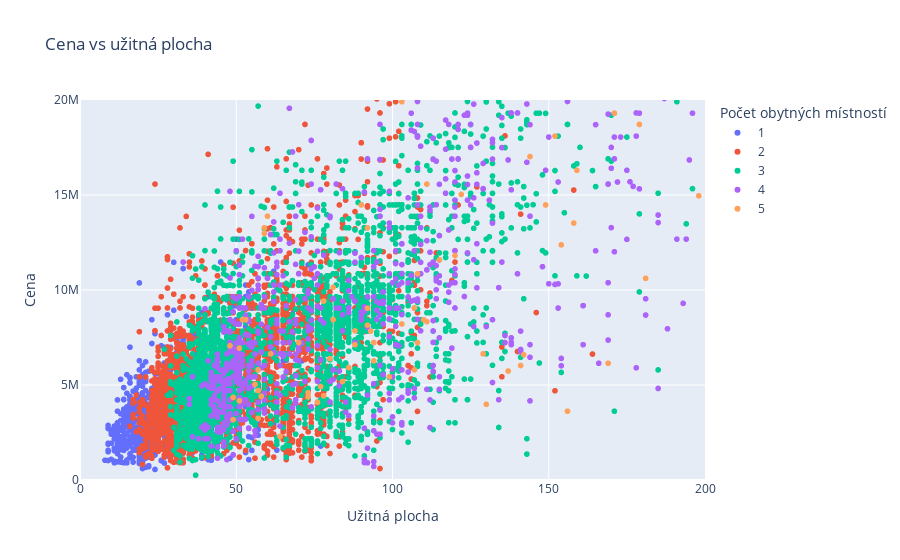

Notebook source saved alongside this figure:
### Markdown cell above
Pojďme si přidat sloupec počet místností a kouknout se, jak roste cena v závislosti na metráži

### Code cell
scatterdata = df.copy()
scatterdata["Dispozice"] = scatterdata["Dispozice"].astype(str)
scatterdata = scatterdata[scatterdata["Dispozice"] != "nan"]
scatterdata["Počet obytných místností"] = [value[0] for value in scatterdata["Dispozice"]]

fig = px.scatter(
    scatterdata,
    x="Užitná plocha",
    y="Cena",
    color="Počet obytných místností",
    # facet_row="Počet místností",
    title="Cena vs užitná plocha",
    range_x = [0, 200],
    range_y = [0, 20000000],
    # trendline="ols",
    category_orders = {"Počet obytných místností": ["1", "2", "3", "4", "5"]}
)
fig.show()
fig.write_image("./images/cena_vs_uzitna_plocha_scatter.png")

### Figure 1 — Plotly figure (JSON) as saved in the notebook; plotly's stock layout.template omitted (floating-point values rounded to 4 significant figures; data arrays with more than 128 entries replaced by an {"elided": "..."} marker saying what was removed)
{"data": [{"hovertemplate": "Počet obytných místností=1<br>Užitná plocha=%{x}<br>Cena=%{y}<extra></extra>", "legendgroup": "1", "marker": {"color": "#636efa", "symbol": "circle"}, "mode": "markers", "name": "1", "showlegend": true, "type": "scattergl", "x": {"elided": "1346 int values"}, "xaxis": "x", "y": {"elided": "1346 int values"}, "yaxis": "y"}, {"hovertemplate": "Počet obytných místností=2<br>Užitná plocha=%{x}<br>Cena=%{y}<extra></extra>", "legendgroup": "2", "marker": {"color": "#EF553B", "symbol": "circle"}, "mode": "markers", "name": "2", "showlegend": true, "type": "scattergl", "x": {"elided": "3485 int values"}, "xaxis": "x", "y": {"elided": "3485 int values"}, "yaxis": "y"}, {"hovertemplate": "Počet obytných místností=3<br>Užitná plocha=%{x}<br>Cena=%{y}<extra></extra>", "legendgroup": "3", "marker": {"color": "#00cc96", "symbol": "circle"}, "mode": "markers", "name": "3", "showlegend": true, "type": "scattergl", "x": {"elided": "3681 int values"}, "xaxis": "x", "y": {"elided": "3681 int values"}, "yaxis": "y"}, {"hovertemplate": "Počet obytných místností=4<br>Užitná plocha=%{x}<br>Cena=%{y}<extra></extra>", "legendgroup": "4", "marker": {"color": "#ab63fa", "symbol": "circle"}, "mode": "markers", "name": "4", "showlegend": true, "type": "scattergl", "x": {"elided": "890 int values"}, "xaxis": "x", "y": {"elided": "890 int values"}, "yaxis": "y"}, {"hovertemplate": "Počet obytných místností=5<br>Užitná plocha=%{x}<br>Cena=%{y}<extra></extra>", "legendgroup": "5", "marker": {"color": "#FFA15A", "symbol": "circle"}, "mode": "markers", "name": "5", "showlegend": true, "type": "scattergl", "x": {"elided": "145 int values"}, "xaxis": "x", "y": {"elided": "145 int values"}, "yaxis": "y"}], "layout": {"legend": {"title": {"text": "Počet obytných místností"}, "tracegroupgap": 0}, "title": {"text": "Cena vs užitná plocha"}, "xaxis": {"anchor": "y", "domain": [0, 1], "range": [0, 200], "title": {"text": "Užitná plocha"}}, "yaxis": {"anchor": "x", "domain": [0, 1], "range": [0, 20000000], "title": {"text": "Cena"}}}}
